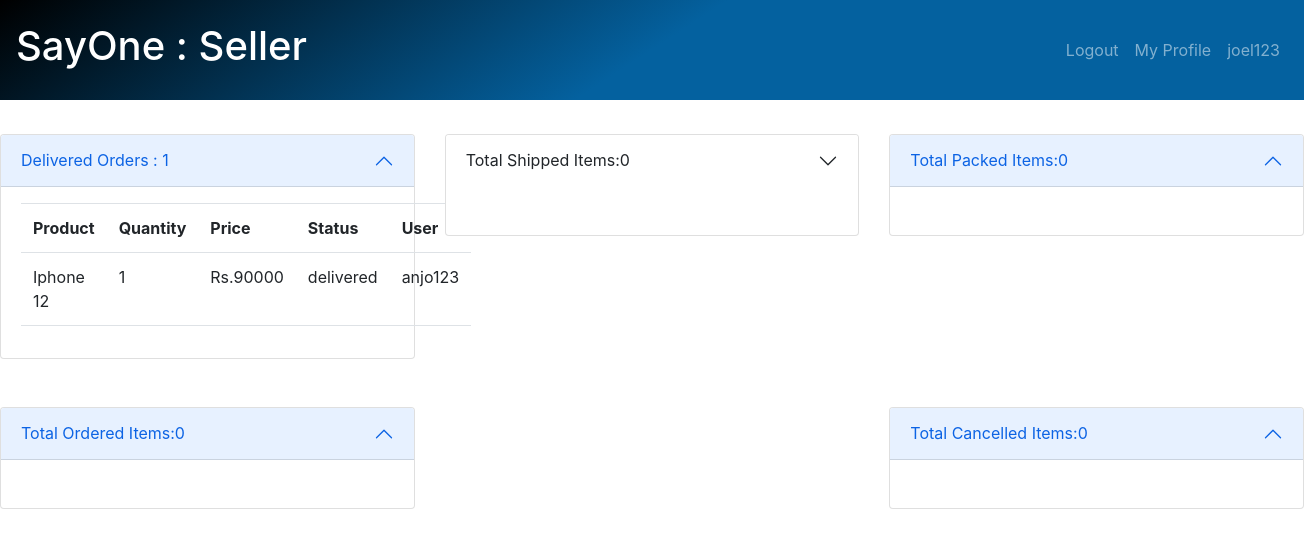
Before: /seller/orders/count (signed in) with the older database file.
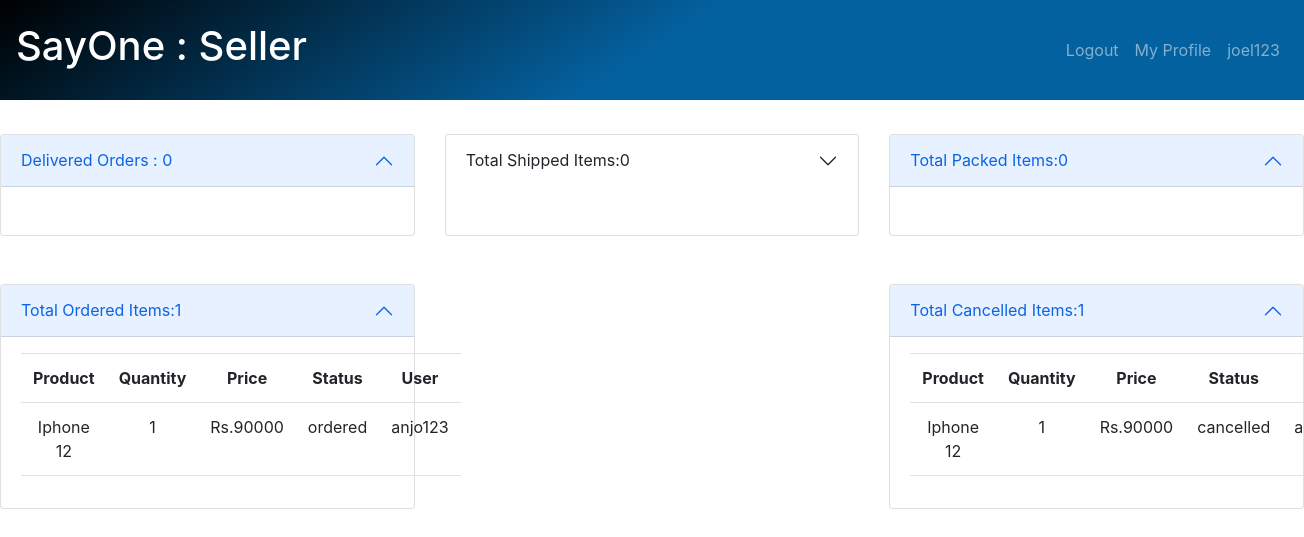
After: the same page with the newer database file.
### customer/models.py (models this page shows)
class Orders(models.Model):
    product = models.ForeignKey(Products, on_delete=models.CASCADE)
    user = models.CharField(max_length=100)
    address = models.TextField()
    seller = models.CharField(max_length=250, default=None)
    quantity = models.IntegerField(default=1)
    price = models.FloatField(default=10000)
    options = (
        ("pending","pending"),
        ("ordered", "ordered"),
        ("packed", "packed"),
        ("shipped", "shipped"),
        ("delivered", "delivered"),
        ("cancelled", "cancelled")
    )
    status = models.CharField(max_length=120, choices=options, default="pending")
    date = models.DateField(auto_now=True)

### seller/models.py (models this page shows, shortened)
class Products(models.Model):
    user = models.ForeignKey(User, on_delete=models.CASCADE)
    product_name = models.CharField(max_length=250)
    image = models.ImageField(upload_to='images')
    description = models.TextField()
    price = models.FloatField()
    stock = models.IntegerField()
    category = models.CharField(max_length=50)
    brand = models.ForeignKey(Brand,on_delete=models.CASCADE,null=True)
    ram = models.CharField(max_length=50)
    storage = models.CharField(max_length=50)
    color = models.CharField(max_length=50)
    offer = models.FloatField()

### seller/views.py (the view)
# urls.py: path('orders/count', login_required(views.OrderCount.as_view(), login_url='seller_login'), name='ordercount')
class OrderCount(TemplateView):
    template_name = 'ordercount.html'
    model = Orders
    def get_context_data(self,**kwargs):
        context = super().get_context_data(**kwargs)
        count = self.model.objects.filter(status='delivered',seller=self.request.user).count()
        context['order_count'] = count
        context['orders'] = self.model.objects.filter(status='delivered',seller=self.request.user)
        shipped = self.model.objects.filter(status='shipped',seller=self.request.user)
        context['orders_shipped'] = shipped
        context['orders_shipped_count'] = shipped.count()
        packed = self.model.objects.filter(status='packed',seller=self.request.user)
        context['orders_packed'] = packed
        context['orders_packed_count'] = packed.count()
        ordered = self.model.objects.filter(status='ordered',seller=self.request.user)
        context['orders_ordered'] = ordered
        context['orders_ordered_count'] = ordered.count()
        cancelled = self.model.objects.filter(status='cancelled',seller=self.request.user)
        context['orders_cancelled'] = cancelled
        context['orders_cancelled_count'] = cancelled.count()
        return context

### seller/templates/ordercount.html (shortened to what the changed rows need)
{%extends 'seller_base.html'%}
{% block content %}
<div class="row mt-5">
    <div class="col-lg-4 col-md-12 col-sm-12">
        <div class="accordion-item">
    <h2 class="accordion-header" id="headingOne">
      <button class="accordion-button" type="button" data-bs-toggle="collapse" data-bs-target="#collapseOne" aria-expanded="true" aria-controls="collapseOne">
        Delivered Orders : {{order_count}}
      </button>
    </h2>
    <div id="collapseOne" class="accordion-collapse  " aria-labelledby="headingOne" data-bs-parent="#accordionExample">
      <div class="accordion-body">
          <table class="table">
              {%for order in orders%}
                <tr>
                    <th>Product</th>
                    <th>Quantity</th>
                    <th>Price</th>
                    <th>Status</th>
                    <th>User</th>
                </tr>
                <tr>
                    <td>{{order.product.product_name}}</td>
                    <td>{{order.quantity}}</td>
                    <td>Rs.{% widthratio order.quantity 1 order.product.price%}</td>
                    <td>{{order.status}}</td>
                    <td>{{order.user}}</td>
                </tr>
              {%endfor%}
          </table>
      </div>
    </div>
  </div>
    </div>
    <div class="col-lg-4 col-md-12 col-sm-12">
        <div class="accordion-item">
    <h2 class="accordion-header" id="headingTwo">
      <button class="accordion-button collapsed" type="button" data-bs-toggle="collapse" data-bs-target="#collapseTwo" aria-expanded="false" aria-controls="collapseTwo">
        Total Shipped Items:{{orders_shipped_count}}
      </button>
    </h2>
  </div>
    </div>
 <div class="col-lg-4 col-md-12 col-sm-12">
        <div class="accordion-item">
    <h2 class="accordion-header" id="headingThree">
      <button class="accordion-button " type="button" data-bs-toggle="collapse" data-bs-target="#collapseThree" aria-expanded="false" aria-controls="collapseThree">
        Total Packed Items:{{orders_packed_count}}
      </button>
    </h2>
  </div>
    </div>
</div>
<div class="row mt-5">
<div class="col-lg-4 col-md-12 col-sm-12">
        <div class="accordion-item">
    <h2 class="accordion-header" id="headingFour">
      <button class="accordion-button " type="button" data-bs-toggle="collapse" data-bs-target="#collapseFour" aria-expanded="false" aria-controls="collapseFour">
        Total Ordered Items:{{orders_ordered_count}}
      </button>
    </h2>
    <div id="collapseFour" class="accordion-collapse " aria-labelledby="headingFour" data-bs-parent="#accordionExample">
      <div class="accordion-body">
         <table class="table text-center">
              {%for order in orders_ordered%}
                 <tr>
                    <th>Product</th>
                     <th>Quantity</th>
                     <th>Price</th>
                    <th>Status</th>
                    <th>User</th>
                </tr>
                <tr>
                    <td>{{order.product.product_name}}</td>
                    <td>{{order.quantity}}</td>
                    <td>Rs.{% widthratio order.quantity 1 order.product.price%}</td>
                    <td>{{order.status}}</td>
                    <td>{{order.user}}</td>
                </tr>
              {%endfor%}
          </table>
      </div>
    </div>
  </div>
    </div>
<div class="col-lg-4 col-md-12 col-sm-12">
        <div class="accordion-item">
    <h2 class="accordion-header" id="headingFive">
      <button class="accordion-button " type="button" data-bs-toggle="collapse" data-bs-target="#collapseFive" aria-expanded="false" aria-controls="collapseFive">
        Total Cancelled Items:{{orders_cancelled_count}}
      </button>
    </h2>
    <div id="collapseFive" class="accordion-collapse " aria-labelledby="headingFive" data-bs-parent="#accordionExample">
      <div class="accordion-body">
         <table class="table text-center">
              {%for order in orders_cancelled%}
                 <tr>
                    <th>Product</th>
                     <th>Quantity</th>
                     <th>Price</th>
                    <th>Status</th>
                    <th>User</th>
                </tr>
                <tr>
                    <td>{{order.product.product_name}}</td>
                    <td>{{order.quantity}}</td>
                    <td>Rs.{% widthratio order.quantity 1 order.product.price%}</td>
                    <td>{{order.status}}</td>
                    <td>{{order.user}}</td>
                </tr>
              {%endfor%}
          </table>
      </div>
    </div>
  </div>
    </div>
</div>
{%endblock%}

Changed rows visible on the page:
added Orders: product.product_name "Iphone 12", quantity "1", quantity+product "90000", status "ordered", user "anjo123", shown under "Total Ordered Items:1"
changed Orders: moves from the list under "Delivered Orders : 1" to the list under "Total Cancelled Items:1"
Other visible differences:
{{ order_count }}: "1" → "0"
{{ orders_ordered_count }}: "0" → "1"
{{ orders_cancelled_count }}: "0" → "1"
